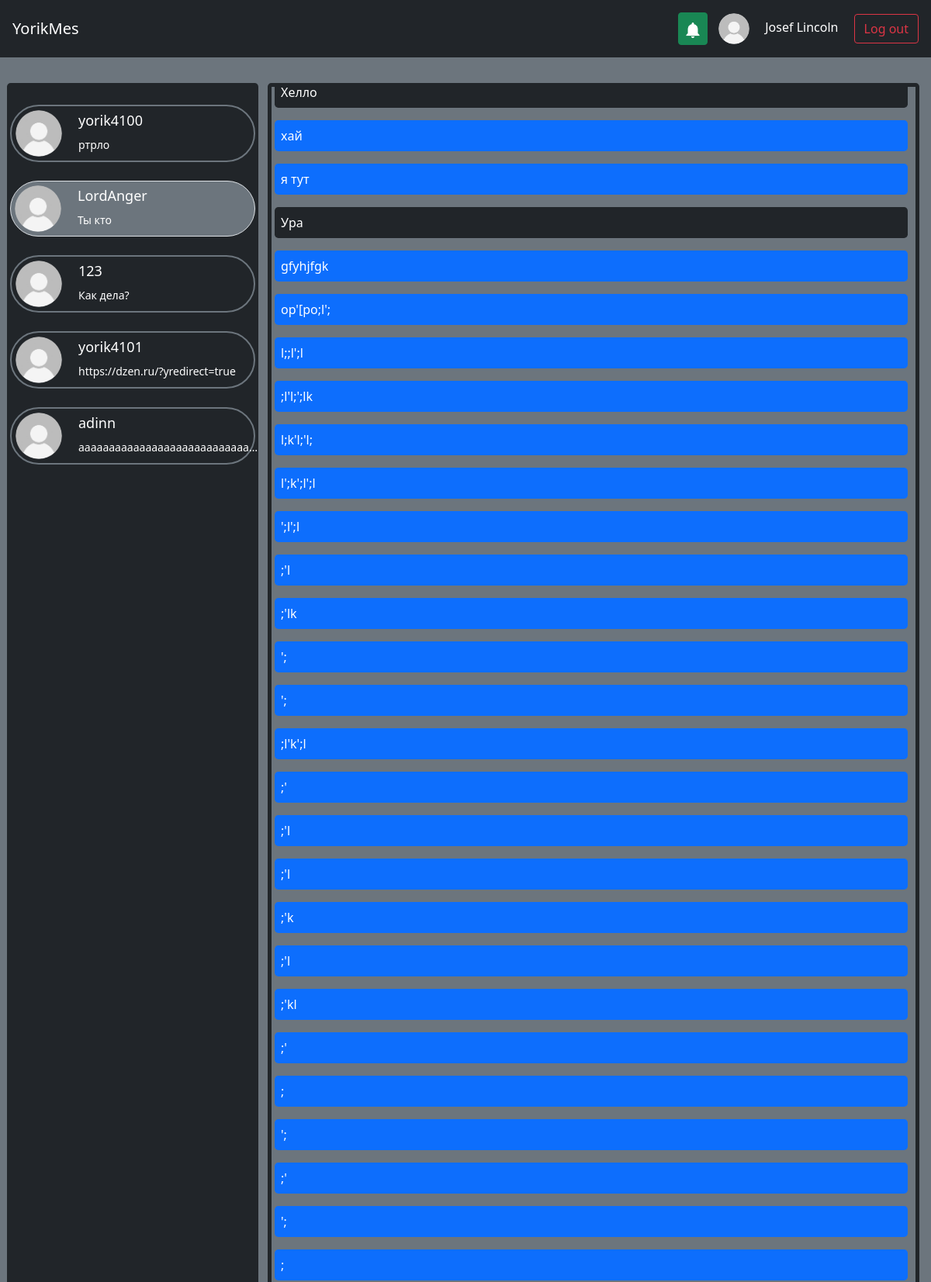
Page /chats/4 (signed in, upper part) on the committed database.
### db_scripts/data/users.py (models this page shows, shortened)
class User(SqlAlchemyBase, UserMixin, SerializerMixin):
    __tablename__ = 'users'
    id = sqlalchemy.Column(sqlalchemy.Integer,
                           primary_key=True, autoincrement=True)
    email = sqlalchemy.Column(sqlalchemy.String,
                              index=True, unique=True, nullable=True)
    nickname = sqlalchemy.Column(sqlalchemy.String, nullable=True)
    surname = sqlalchemy.Column(sqlalchemy.String, nullable=True)
    name = sqlalchemy.Column(sqlalchemy.String, nullable=True)
    age = sqlalchemy.Column(sqlalchemy.Integer, nullable=True)
    hashed_password = sqlalchemy.Column(sqlalchemy.String, nullable=True)
    modified_date = sqlalchemy.Column(sqlalchemy.DateTime,
                                      default=datetime.datetime.now)
    contacts = orm.relationship("Chat", back_populates='user')
    avatar = orm.relationship("Avatar", back_populates='user')

### db_scripts/data/messages.py (models this page shows)
class Message(SqlAlchemyBase, SerializerMixin):
    __tablename__ = 'messages'
    id = sqlalchemy.Column(sqlalchemy.Integer,
                           primary_key=True, autoincrement=True)
    chat_id = sqlalchemy.Column(sqlalchemy.Integer, sqlalchemy.ForeignKey("chats.id"))
    text = sqlalchemy.Column(sqlalchemy.String, nullable=False)
    date_time = sqlalchemy.Column(sqlalchemy.DateTime, default=datetime.datetime.now())
    chat = orm.relationship('Chat')

### main.py (the view, shortened to what this page needs)
@app.route("/chats/<int:id_>", methods=['GET', 'POST'])
def chat_by_id(id_: int):
    visible_notif = all((request.args.get("visible_notif", type=bool, default=False), current_user.is_authenticated))
    db_sess = db_session.create_session()
    if current_user.is_authenticated:
        if db_sess.query(Chat).get(id_).user_id != current_user.id:
            return redirect("/")
        contacts = list(map(lambda x: ContactCard(x),
                            db_sess.query(Chat).filter(Chat.user_id == current_user.id).all()))
        chat = db_sess.query(Chat).get(id_)
        forward = chat.messages if chat else []
        reverse = db_sess.query(Chat).filter(Chat.user_id == chat.contact,
                                             Chat.contact == chat.user_id).first()
        reverse = reverse.messages if reverse else []
        messages = list(sorted(forward + reverse, key=lambda x: x.date_time))
        notifications = list(map(lambda x: NoticeCard(x),
                                 db_sess.query(Notification).filter(Notification.user_id == current_user.id).all()))
        form = SendMessageForm()
        return render_template('chat.html', id=id_, title="Chats",
                               contacts=contacts, messages=messages, notifications=notifications, chat_id=id_,
                               user_id=current_user.id, form=form, notifications_default_visible=visible_notif)
    else:
        contacts = []
        notifications = []
    return render_template("index.html", title="Chats", contacts=contacts, notifications=notifications)

### db_scripts/db_session.py (called while the page is built)
def create_session() -> Session:
    global __factory
    return __factory()

### main.py (called while the page is built)
def render_template(*args, **kwargs):
    db_sess = db_session.create_session()
    if current_user.is_authenticated:
        avatar = db_sess.query(Avatar).filter(Avatar.user_id == current_user.id).first()
    else:
        avatar = None
    return flask.render_template(*args, **kwargs, avatar=avatar.id if avatar else None)

@login_manager.user_loader
def load_user(user_id):
    db_sess = db_session.create_session()
    return db_sess.query(User).get(user_id)

### templates/chat.html (shortened to what this page needs)
{% extends "index.html" %}
{% block chat %}
    {% for mess in messages %}
        {% if mess.chat.user_id == user_id %}
            <p class="bg-primary p-2 rounded-3" style="max-width: 68vw; word-break: break-word;
                   white-space: pre-wrap;
                   -moz-white-space: pre-wrap;">{{ mess.text }}</p>
        {% else %}
            <p class="bg-dark p-2 rounded-3" style="max-width: 68vw; word-break: break-word;
                   white-space: pre-wrap;
                   -moz-white-space: pre-wrap;">{{ mess.text }}</p>
        {% endif %}
    {% endfor %}
{% endblock %}

### templates/index.html (shortened to what this page needs)
{% extends "base.html" %}
{% block content %}
    {% if current_user.is_authenticated %}
        <div><table><tr>
            <td>
                <div class="scroll rounded-3">
                    {% for user in contacts %}
                        <a class="p-2 text-white" style="text-decoration: none;" href="/chats/{{ user.id }}">
                            {% if user.id == id %}
                            <div class="border p-1 bg-secondary rounded-pill">
                            {% else %}
                            <div class="border p-1 border-secondary border-2 rounded-pill">
                            {% endif %}
                                <table>
                                    <tr>
                                        <td rowspan="2">
                                            <img src="{{ url_for('static', filename='img/user-profile-icon.png'
                                                 if not user.avatar else 'img/avatars/#' + user.avatar|string + '.png') }}"
                                                 width="60" height="60" alt="" class="rounded rounded-circle">
                                        </td>
                                        <td>
                                            <span class="p-1" style="margin-left: 15px; font-size: 18px;">{{ user.showed_name }}</span>
                                        </td>
                                    </tr>
                                    <tr>
                                        <td>
                                            <div class="p-1" style="margin-left: 15px; font-size: 14px;"
                                                  id="last_mess">{{ user.last_message }}</div>
                                        </td>
                                    </tr>
                                </table>
                            </div>
                        </a>
                    {% endfor %}
                </div>
            </td>
            <td>
                <div class="messages rounded-3 border border-dark border-5 bg-secondary" style="margin-left: 10px" id="autoscroll">
                    {% block chat %}Please, select a chat{% endblock %}
                </div>
            </td>
        </tr>
        </table></div><br>
    {% endif %}
{% endblock %}

### templates/base.html (shortened to what this page needs)
<!DOCTYPE html>
<html lang="en">
    <head>
        <link rel="stylesheet"
            href="https://cdn.jsdelivr.net/npm/bootstrap@5.0.0-beta1/dist/css/bootstrap.min.css"
>
    </head>
    <nav class="navbar navbar-dark bg-dark p-3">
        <a class="navbar-brand" href="/">YorikMes</a>
        {% if current_user.is_authenticated %}
            <div class="">
                <button class="btn btn-success opener p-2" type="button" aria-controls="modal-example" onclick="window['modal-example'].showModal()" style="margin-right: 10px;">
                    <img src="{{ url_for('static', filename='img/notification-bell.png') }}" width="20" height="20" alt="">
                </button>
                <a href="/profile" style="text-decoration: none;">
                    <img src="{{ url_for('static', filename='img/user-profile-icon.png'
                    if not avatar else 'img/avatars/#' + avatar|string + '.png') }}" width="40" height="40" alt="" class="rounded rounded-circle">
                    <span class="text-white p-3" id="name_label">{% if current_user.surname %}{{ current_user.surname }}{% endif %} {{ current_user.name }}</span>
                </a>
                <a class="btn btn-outline-danger" href="/logout">Log out</a>
            </div>
        {% else %}
            <div class="">
                <a class="btn btn-outline-success" href="/login">Log in</a>
                <a class="btn btn-primary" href="/register">Register</a>
            </div>
        {% endif %}
    </nav>
    <body class="bg-secondary">
        <main role="main" class="p-2 text-white">
            <br>
            <div>{% block content %}{% endblock %}</div>
        </main>
    </body>
</html>

### templates/index.html (style rules this page uses)
div.scroll { margin:4px, 4px; padding:4px; background-color: #212529; width: 27vw; height: 70vh; overflow-x: hidden; overflow-y: auto; text-align:justify; }
div.messages { margin:4px, 4px; padding:4px; width: 70vw; height: 70vh; overflow-x: hidden; overflow-y: auto; text-align:justify; }
#last_mess { white-space: nowrap; width: 20vw; overflow: hidden; text-overflow: ellipsis; }

### templates/base.html (style rules this page uses)
#name_label { white-space: nowrap; width: 300px; overflow: hidden; text-overflow: ellipsis; }

### rows in the picture
User: surname "Josef", name "Lincoln"
User: showed_name "yorik4100"
Message: last_message "ртрло"
User: showed_name "LordAnger"
Message: last_message "Ты кто"
User: showed_name "123"
Message: last_message "Как дела?"
User: showed_name "yorik4101"
Message: last_message "https://dzen.ru/?yredirect=true"
User: showed_name "adinn"
Message: last_message "аааааааааааааааааааааааааааа…"
Message: text "Хелло"
Message: text "хай"
Message: text "я тут"
Message: text "Ура"
Message: text "gfyhjfgk"
Message: text "op'[po;l';"
Message: text "l;;l';l"
Message: text ";l'l;';lk"
Message: text "l;k'l;'l;"
Message: text "l';k';l';l"
Message: text "';l';l"
Message: text ";'l"
Message: text ";'lk"
Message: text "';"
Message: text "';"
Message: text ";l'k';l"
Message: text ";'"
Message: text ";'l"
Message: text ";'l"
Message: text ";'k"
Message: text ";'l"
Message: text ";'kl"
Message: text ";'"
Message: text ";"
Message: text "';"
Message: text ";'"
Message: text "';"
Message: text ";"
